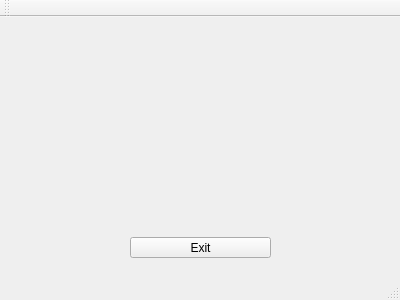
<?xml version="1.0" encoding="UTF-8"?>
<ui version="4.0">
 <class>Hockey</class>
 <widget class="QMainWindow" name="Hockey">
  <property name="geometry">
   <rect>
    <x>0</x>
    <y>0</y>
    <width>400</width>
    <height>300</height>
   </rect>
  </property>
  <property name="windowTitle">
   <string>Hockey</string>
  </property>
  <widget class="QWidget" name="centralWidget">
   <widget class="QPushButton" name="quitButton">
    <property name="geometry">
     <rect>
      <x>130</x>
      <y>220</y>
      <width>141</width>
      <height>21</height>
     </rect>
    </property>
    <property name="text">
     <string>Exit</string>
    </property>
   </widget>
  </widget>
  <widget class="QMenuBar" name="menuBar">
   <property name="geometry">
    <rect>
     <x>0</x>
     <y>0</y>
     <width>400</width>
     <height>20</height>
    </rect>
   </property>
  </widget>
  <widget class="QToolBar" name="mainToolBar">
   <attribute name="toolBarArea">
    <enum>TopToolBarArea</enum>
   </attribute>
   <attribute name="toolBarBreak">
    <bool>false</bool>
   </attribute>
  </widget>
  <widget class="QStatusBar" name="statusBar"/>
 </widget>
 <layoutdefault spacing="6" margin="11"/>
 <resources/>
 <connections/>
</ui>
